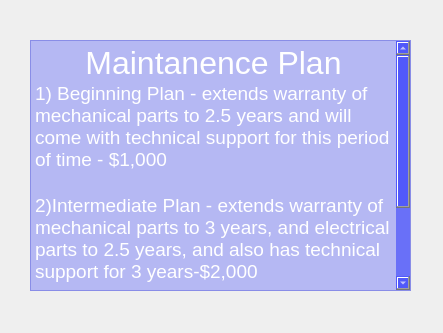
<?xml version="1.0" encoding="UTF-8"?>
<ui version="4.0">
 <class>MaintPlan</class>
 <widget class="QDialog" name="MaintPlan">
  <property name="geometry">
   <rect>
    <x>0</x>
    <y>0</y>
    <width>443</width>
    <height>333</height>
   </rect>
  </property>
  <property name="windowTitle">
   <string>Dialog</string>
  </property>
  <property name="styleSheet">
   <string notr="true">#MaintPlan
{
	background-image: url(:/Resources/storm.jpg);
}</string>
  </property>
  <widget class="QTextBrowser" name="textBrowser">
   <property name="geometry">
    <rect>
     <x>30</x>
     <y>40</y>
     <width>381</width>
     <height>251</height>
    </rect>
   </property>
   <property name="styleSheet">
    <string notr="true">font: 15pt &quot;American Typewriter&quot;;
color: white;
background-color: rgba(7, 18, 255, 64);</string>
   </property>
   <property name="html">
    <string>&lt;!DOCTYPE HTML PUBLIC &quot;-//W3C//DTD HTML 4.0//EN&quot; &quot;http://www.w3.org/TR/REC-html40/strict.dtd&quot;&gt;
&lt;html&gt;&lt;head&gt;&lt;meta name=&quot;qrichtext&quot; content=&quot;1&quot; /&gt;&lt;style type=&quot;text/css&quot;&gt;
p, li { white-space: pre-wrap; }
&lt;/style&gt;&lt;/head&gt;&lt;body style=&quot; font-family:'American Typewriter'; font-size:15pt; font-weight:400; font-style:normal;&quot;&gt;
&lt;p align=&quot;center&quot; style=&quot; margin-top:0px; margin-bottom:0px; margin-left:0px; margin-right:0px; -qt-block-indent:0; text-indent:0px;&quot;&gt;&lt;span style=&quot; font-family:'.Lucida Grande UI'; font-size:24pt;&quot;&gt;Maintanence Plan&lt;/span&gt;&lt;/p&gt;
&lt;p style=&quot; margin-top:0px; margin-bottom:0px; margin-left:0px; margin-right:0px; -qt-block-indent:0; text-indent:0px;&quot;&gt;&lt;span style=&quot; font-family:'.Lucida Grande UI'; font-size:14pt;&quot;&gt;1) Beginning Plan - extends warranty of mechanical parts to 2.5 years and will come with technical support for this period of time - $1,000&lt;/span&gt;&lt;/p&gt;
&lt;p style=&quot;-qt-paragraph-type:empty; margin-top:0px; margin-bottom:0px; margin-left:0px; margin-right:0px; -qt-block-indent:0; text-indent:0px; font-family:'.Lucida Grande UI'; font-size:14pt;&quot;&gt;&lt;br /&gt;&lt;/p&gt;
&lt;p style=&quot; margin-top:0px; margin-bottom:0px; margin-left:0px; margin-right:0px; -qt-block-indent:0; text-indent:0px;&quot;&gt;&lt;span style=&quot; font-family:'.Lucida Grande UI'; font-size:14pt;&quot;&gt;2)Intermediate Plan - extends warranty of mechanical parts to 3 years, and electrical parts to 2.5 years, and also has technical support for 3 years-$2,000&lt;/span&gt;&lt;/p&gt;
&lt;p style=&quot;-qt-paragraph-type:empty; margin-top:0px; margin-bottom:0px; margin-left:0px; margin-right:0px; -qt-block-indent:0; text-indent:0px; font-family:'.Lucida Grande UI'; font-size:14pt;&quot;&gt;&lt;br /&gt;&lt;/p&gt;
&lt;p style=&quot; margin-top:0px; margin-bottom:0px; margin-left:0px; margin-right:0px; -qt-block-indent:0; text-indent:0px;&quot;&gt;&lt;span style=&quot; font-family:'.Lucida Grande UI'; font-size:14pt;&quot;&gt;3)Advanced Plan - extands warranty of mechanical parts to 5 years, and electrical parts to 3.5 years, and comes with tech support for 5 years - $5,000&lt;/span&gt;&lt;/p&gt;&lt;/body&gt;&lt;/html&gt;</string>
   </property>
  </widget>
 </widget>
 <resources/>
 <connections/>
</ui>
